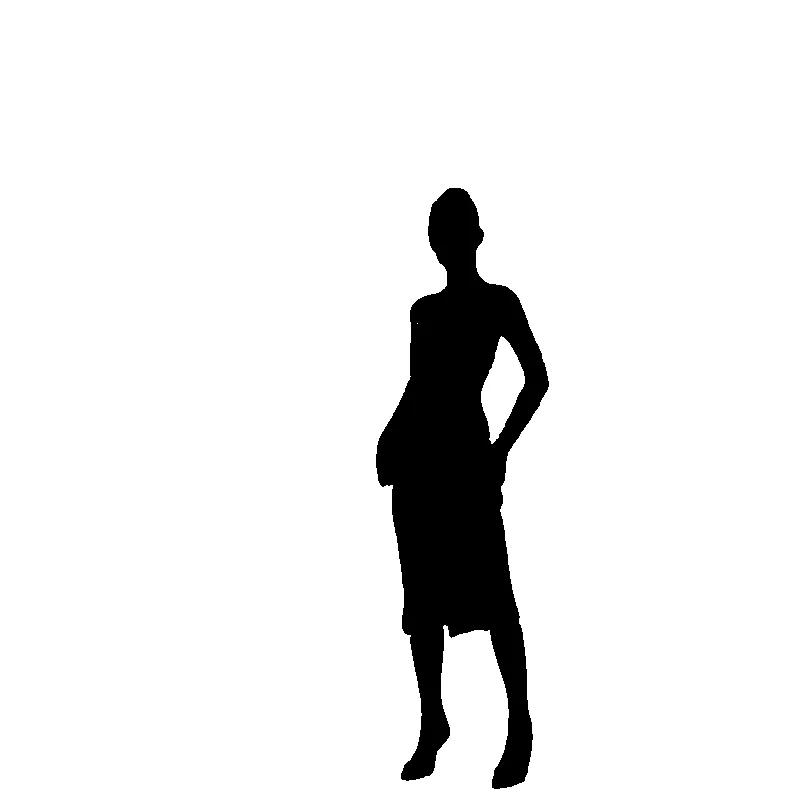
#> input picture uploads/comp_mask_black.jpg, 800 x 800 px
$ jupyter execute --allow-errors predict.ipynb
#> lines starting #> are read from the running program, lines starting #| are printed output that depends on the picture
## prepare images

## Use three models to demonstrate a typical images composition use case
1. FOPAHeatMapModel can predict the rationality scores for all locations/scales given a background-foreground pair, and output the composite image with optimal location/scale.
2. ImageHarmonizationModel adjusts the foreground illumination to be compatible the background given photorealistic background and photorealistic foreground.
3. ShadowGenerationModel generates plausible shadow for the inserted object in a composite image.

[cell 1]
# create a sagemaker runtie client ready to inference
import boto3
import json

# Initialize SageMaker runtime client
#> (the rest of this cell did not finish here and is left out)

#### Provide a foreground image, a background image, and a foreground mask to obtain a heatmap and an automatically composited image of the foreground and background. There are various methods to obtain the mask, such as SAM. Note that the foreground mask generated by SAM has black as the foreground, and it needs to be converted into a mask where the foreground part is white for further use.

[cell 2]
### If we obtaining a mask image from SAM, we need to invert the black and white pixels of the mask. In the mask used by Libcom, the foreground pixels are white.
import cv2
test_dir  = 'uploads/'
image=cv2.imread(test_dir+'comp_mask_black.jpg')
#> image is the input picture: shape (800, 800, 3); min 0, max 255, mean 234.6
inverted_image=cv2.bitwise_not(image)
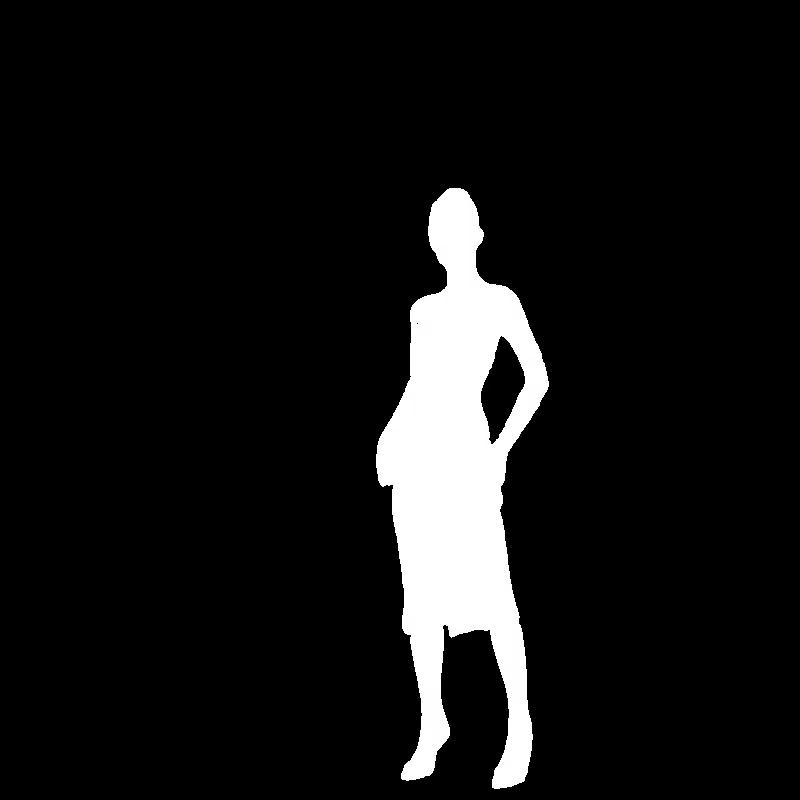
#> inverted_image: shape (800, 800, 3); min 0, max 255, mean 20.4
cv2.imwrite(test_dir+'comp_mask.png',inverted_image)
#> Out = True
